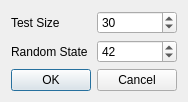
<?xml version="1.0" encoding="UTF-8"?>
<ui version="4.0">
 <class>Dialog</class>
 <widget class="QDialog" name="Dialog">
  <property name="geometry">
   <rect>
    <x>0</x>
    <y>0</y>
    <width>178</width>
    <height>99</height>
   </rect>
  </property>
  <property name="windowTitle">
   <string>Split Menu</string>
  </property>
  <layout class="QVBoxLayout" name="verticalLayout">
   <item>
    <layout class="QHBoxLayout" name="horizontalLayout">
     <item>
      <widget class="QLabel" name="label">
       <property name="font">
        <font>
         <pointsize>9</pointsize>
        </font>
       </property>
       <property name="text">
        <string>Test Size</string>
       </property>
      </widget>
     </item>
     <item>
      <widget class="QSpinBox" name="sizespinBox">
       <property name="minimum">
        <number>1</number>
       </property>
       <property name="maximum">
        <number>100</number>
       </property>
       <property name="value">
        <number>30</number>
       </property>
      </widget>
     </item>
    </layout>
   </item>
   <item>
    <layout class="QHBoxLayout" name="horizontalLayout_2">
     <item>
      <widget class="QLabel" name="label_2">
       <property name="font">
        <font>
         <pointsize>9</pointsize>
        </font>
       </property>
       <property name="text">
        <string>Random State</string>
       </property>
      </widget>
     </item>
     <item>
      <widget class="QSpinBox" name="statespinBox">
       <property name="minimum">
        <number>1</number>
       </property>
       <property name="value">
        <number>42</number>
       </property>
      </widget>
     </item>
    </layout>
   </item>
   <item>
    <widget class="QDialogButtonBox" name="buttonBox">
     <property name="orientation">
      <enum>Qt::Horizontal</enum>
     </property>
     <property name="standardButtons">
      <set>QDialogButtonBox::Cancel|QDialogButtonBox::Ok</set>
     </property>
    </widget>
   </item>
  </layout>
 </widget>
 <resources/>
 <connections>
  <connection>
   <sender>buttonBox</sender>
   <signal>accepted()</signal>
   <receiver>Dialog</receiver>
   <slot>accept()</slot>
   <hints>
    <hint type="sourcelabel">
     <x>248</x>
     <y>254</y>
    </hint>
    <hint type="destinationlabel">
     <x>157</x>
     <y>274</y>
    </hint>
   </hints>
  </connection>
  <connection>
   <sender>buttonBox</sender>
   <signal>rejected()</signal>
   <receiver>Dialog</receiver>
   <slot>reject()</slot>
   <hints>
    <hint type="sourcelabel">
     <x>316</x>
     <y>260</y>
    </hint>
    <hint type="destinationlabel">
     <x>286</x>
     <y>274</y>
    </hint>
   </hints>
  </connection>
 </connections>
</ui>
